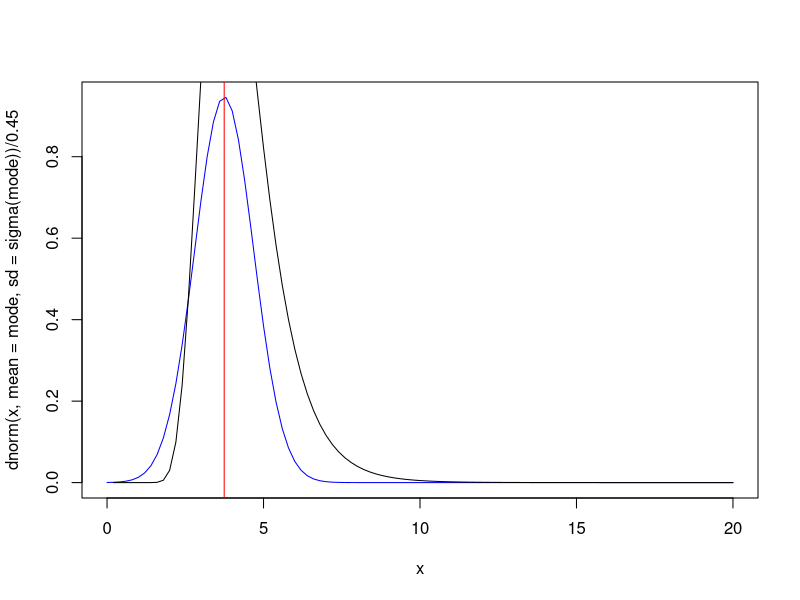

Source code (R):
attach(mtcars)
y <- scale(mpg)
X <- scale(cbind(cyl, disp, hp, drat, wt, qsec, vs, am, gear, carb))
n <- length(y)
detach(mtcars)

fixedBeta <- c(-0.02742211, 0.25728077, -0.23017904, 0.06894651, -0.56840819,
               0.23139456, 0.02402770,  0.19669150, 0.07542407, -0.05148203)
fixedPsi <- 5.264618

# beta ~ mvn(beta_0, g / psi * inv(XtX)), using the covariance parametrization
yty = t(y) %*% y
Xt <- t(X)
XtX <- Xt %*% X
inv_XtX <- solve(XtX)
beta_mle <- solve(Xt %*% X, Xt %*% y)
beta_0 <- rep(0, ncol(X))
beta <- fixedBeta

# psi ~ gamma(a, b)
a_0 <- 5
b_0 <- 1
psi <- a_0 / b_0

# g ~ uniform(0, g_max)
g_max <- 2 * ncol(X)^2
g <- g_max / 2

f <- function(g) {g^(-n/2) * exp(-0.5 * (psi/g) * t(beta-beta_0)%*%XtX%*%(beta-beta_0))}
c <- 0.5 * psi * t(beta-beta_0)%*%XtX%*%(beta-beta_0)
mode <- (2*c)/(n)
sigma <- function(g) {
  x1 <- (2*c)/(g^3)
  x2 <- (n)/(2*g^2)
  x1x2 <- x1 - x2
  sqrt(1/x1x2)
}

curve(dnorm(x,mean = mode, sd =  sigma(mode))/0.45, 0,20, col = 'blue')
curve(f(x)/5e-17,0,20, add = TRUE)
abline(v = mode, col = 'red')
